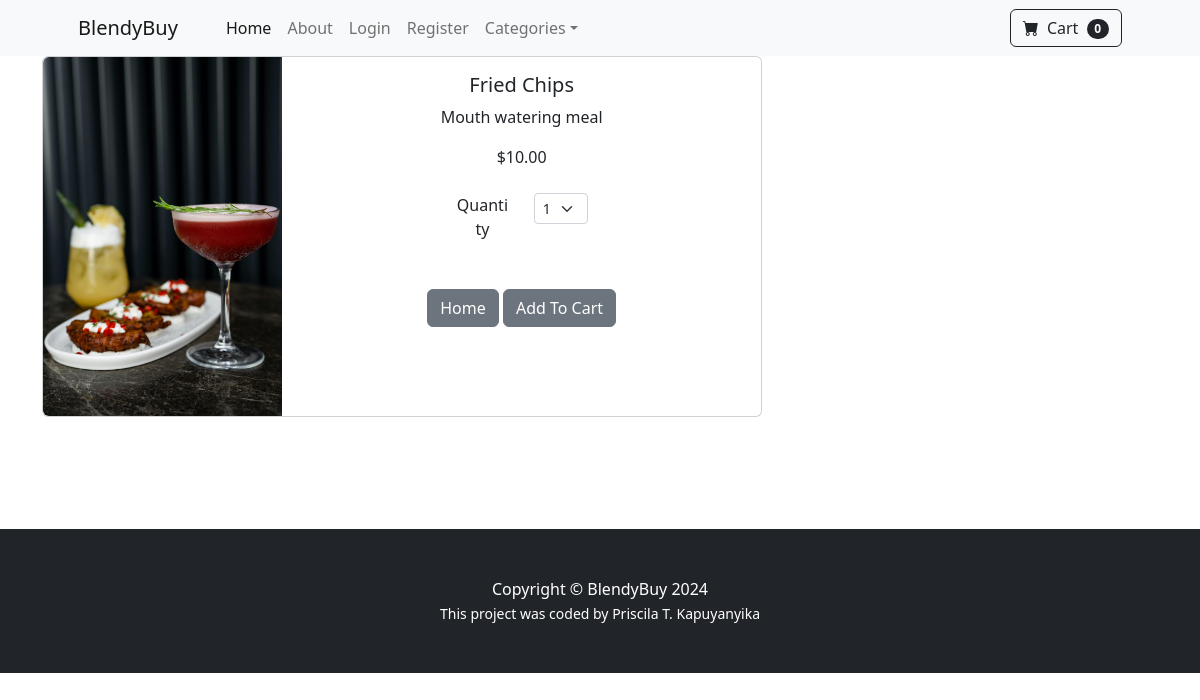
The app's page /product/2 with its own data.
### store/models.py (models this page shows, shortened)
class Product(models.Model):
  name = models.CharField(max_length=100)
  price = models.DecimalField(default=0, decimal_places=2, max_digits=6)
  category = models.ForeignKey(Category, on_delete=models.CASCADE, default=1)
  description = models.CharField(max_length=250, blank=True, null=True)
  image = models.ImageField(upload_to='uploads/product/')
  is_sale = models.BooleanField(default=False)
  sale_price = models.DecimalField(default=0, decimal_places=2, max_digits=6)

### store/views.py (the view)
# urls.py: path('product/<int:pk>', views.product, name='product'),
def product(request,pk):
  product = Product.objects.get(id=pk)
  return render(request, 'product.html', {'product':product})

### cart/cart.py (called while the page is built)
  def __len__(self):
    return len(self.cart)

### cart/context_processors.py (called while the page is built)
def cart(request):
  return{'cart':Cart(request)}

### store/templates/product.html (shortened to what this page needs)
{% extends 'base.html' %} {% block content %}
<div class="container">
  <div class="card mb-3" style="max-width: 720px;">
    <div class="row g-0">
      <div class="col-md-4">
        <img
          src={{ product.image.url }}
          class="img-fluid rounded-start"
          alt="..."
        />
      </div>
      <div class="col-md-8">
        <div class="card-body">
          <center>
          <h5 class="card-title">{{ product.name }}</h5>
          <p class="card-text">
          {{ product.description }}
          </p>
          {% if product.is_sale %}
                                     <div class = "badge bg-primary text-white position-absolute" style="top:0.5rem; right:0.5rem">Sale</div>
          <div class="d-flex justify-content-center small text-warning mb-2">
                                        <div class="bi-star-fill"></div>
                                        &nbsp;&nbsp;<strong>SALE!!!</strong>&nbsp;&nbsp;
                                        <div class="bi-star-fill"></div>
                                     </div>
                                     <strike>
                                    ${{ product.price }}
                                     </strike>
                                     &nbsp;
                                     ${{product.sale_price }}
          {% else %}
          ${{product.price}}
          {% endif %}
  <div class="row justify-content-center" >
    <div class="col-sm-2">Quantity</div>
    <div class="col-sm-2">
<select class="form-select form-select-sm" id="qty-cart">
  <option value="1">1</option>
</select>
</div>
</div>
          <a href="{% url 'home' %}" class='btn btn-secondary'>Home</a>
          <button type="button" value="{{ product.id }}"
          class="btn btn-secondary" id="add-cart"> Add To Cart</button>
        </center>
        </div>
      </div>
    </div>
  </div>
</div>
{%endblock%}

### records on screen
Product: image (picture), name "Fried Chips", description "Mouth watering meal", price "10.00"

### other values on screen
{{ cart|length }} "0"
